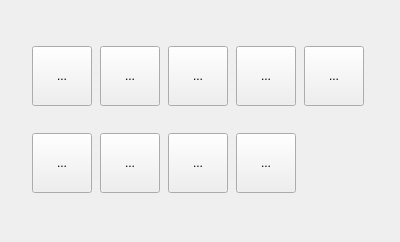
<?xml version="1.0" encoding="UTF-8"?>
<ui version="4.0">
 <class>Form</class>
 <widget class="QWidget" name="Form">
  <property name="geometry">
   <rect>
    <x>0</x>
    <y>0</y>
    <width>400</width>
    <height>242</height>
   </rect>
  </property>
  <property name="minimumSize">
   <size>
    <width>400</width>
    <height>242</height>
   </size>
  </property>
  <property name="maximumSize">
   <size>
    <width>400</width>
    <height>242</height>
   </size>
  </property>
  <property name="windowTitle">
   <string>Form</string>
  </property>
  <widget class="QWidget" name="gridLayoutWidget">
   <property name="geometry">
    <rect>
     <x>30</x>
     <y>20</y>
     <width>336</width>
     <height>191</height>
    </rect>
   </property>
   <layout class="QGridLayout" name="gridLayout">
    <item row="0" column="0">
     <widget class="QToolButton" name="toolButton_1">
      <property name="minimumSize">
       <size>
        <width>60</width>
        <height>60</height>
       </size>
      </property>
      <property name="maximumSize">
       <size>
        <width>50</width>
        <height>50</height>
       </size>
      </property>
      <property name="text">
       <string>...</string>
      </property>
      <property name="icon">
       <iconset>
        <normaloff>summoner_spell_icon/Barrier.png</normaloff>summoner_spell_icon/Barrier.png</iconset>
      </property>
      <property name="iconSize">
       <size>
        <width>50</width>
        <height>50</height>
       </size>
      </property>
     </widget>
    </item>
    <item row="0" column="2">
     <widget class="QToolButton" name="toolButton_3">
      <property name="minimumSize">
       <size>
        <width>60</width>
        <height>60</height>
       </size>
      </property>
      <property name="maximumSize">
       <size>
        <width>50</width>
        <height>50</height>
       </size>
      </property>
      <property name="text">
       <string>...</string>
      </property>
      <property name="icon">
       <iconset>
        <normaloff>summoner_spell_icon/Exhaust.png</normaloff>summoner_spell_icon/Exhaust.png</iconset>
      </property>
      <property name="iconSize">
       <size>
        <width>50</width>
        <height>50</height>
       </size>
      </property>
     </widget>
    </item>
    <item row="0" column="1">
     <widget class="QToolButton" name="toolButton_2">
      <property name="minimumSize">
       <size>
        <width>60</width>
        <height>60</height>
       </size>
      </property>
      <property name="maximumSize">
       <size>
        <width>50</width>
        <height>50</height>
       </size>
      </property>
      <property name="text">
       <string>...</string>
      </property>
      <property name="icon">
       <iconset>
        <normaloff>summoner_spell_icon/Cleanse.png</normaloff>summoner_spell_icon/Cleanse.png</iconset>
      </property>
      <property name="iconSize">
       <size>
        <width>50</width>
        <height>50</height>
       </size>
      </property>
     </widget>
    </item>
    <item row="0" column="3">
     <widget class="QToolButton" name="toolButton_4">
      <property name="minimumSize">
       <size>
        <width>60</width>
        <height>60</height>
       </size>
      </property>
      <property name="maximumSize">
       <size>
        <width>50</width>
        <height>50</height>
       </size>
      </property>
      <property name="text">
       <string>...</string>
      </property>
      <property name="icon">
       <iconset>
        <normaloff>summoner_spell_icon/Flash.png</normaloff>summoner_spell_icon/Flash.png</iconset>
      </property>
      <property name="iconSize">
       <size>
        <width>50</width>
        <height>50</height>
       </size>
      </property>
     </widget>
    </item>
    <item row="1" column="3">
     <widget class="QToolButton" name="toolButton_9">
      <property name="minimumSize">
       <size>
        <width>60</width>
        <height>60</height>
       </size>
      </property>
      <property name="maximumSize">
       <size>
        <width>50</width>
        <height>50</height>
       </size>
      </property>
      <property name="text">
       <string>...</string>
      </property>
      <property name="icon">
       <iconset>
        <normaloff>summoner_spell_icon/Teleport.png</normaloff>summoner_spell_icon/Teleport.png</iconset>
      </property>
      <property name="iconSize">
       <size>
        <width>50</width>
        <height>50</height>
       </size>
      </property>
     </widget>
    </item>
    <item row="1" column="2">
     <widget class="QToolButton" name="toolButton_8">
      <property name="minimumSize">
       <size>
        <width>60</width>
        <height>60</height>
       </size>
      </property>
      <property name="maximumSize">
       <size>
        <width>50</width>
        <height>50</height>
       </size>
      </property>
      <property name="text">
       <string>...</string>
      </property>
      <property name="icon">
       <iconset>
        <normaloff>summoner_spell_icon/Smite.png</normaloff>summoner_spell_icon/Smite.png</iconset>
      </property>
      <property name="iconSize">
       <size>
        <width>50</width>
        <height>50</height>
       </size>
      </property>
     </widget>
    </item>
    <item row="1" column="0">
     <widget class="QToolButton" name="toolButton_6">
      <property name="minimumSize">
       <size>
        <width>60</width>
        <height>60</height>
       </size>
      </property>
      <property name="maximumSize">
       <size>
        <width>50</width>
        <height>50</height>
       </size>
      </property>
      <property name="text">
       <string>...</string>
      </property>
      <property name="icon">
       <iconset>
        <normaloff>summoner_spell_icon/Heal.png</normaloff>summoner_spell_icon/Heal.png</iconset>
      </property>
      <property name="iconSize">
       <size>
        <width>50</width>
        <height>50</height>
       </size>
      </property>
     </widget>
    </item>
    <item row="1" column="1">
     <widget class="QToolButton" name="toolButton_7">
      <property name="minimumSize">
       <size>
        <width>60</width>
        <height>60</height>
       </size>
      </property>
      <property name="maximumSize">
       <size>
        <width>50</width>
        <height>50</height>
       </size>
      </property>
      <property name="text">
       <string>...</string>
      </property>
      <property name="icon">
       <iconset>
        <normaloff>summoner_spell_icon/Ignite.png</normaloff>summoner_spell_icon/Ignite.png</iconset>
      </property>
      <property name="iconSize">
       <size>
        <width>50</width>
        <height>50</height>
       </size>
      </property>
     </widget>
    </item>
    <item row="0" column="4">
     <widget class="QToolButton" name="toolButton_5">
      <property name="minimumSize">
       <size>
        <width>60</width>
        <height>60</height>
       </size>
      </property>
      <property name="maximumSize">
       <size>
        <width>50</width>
        <height>50</height>
       </size>
      </property>
      <property name="text">
       <string>...</string>
      </property>
      <property name="icon">
       <iconset>
        <normaloff>summoner_spell_icon/Ghost.png</normaloff>summoner_spell_icon/Ghost.png</iconset>
      </property>
      <property name="iconSize">
       <size>
        <width>50</width>
        <height>50</height>
       </size>
      </property>
     </widget>
    </item>
   </layout>
  </widget>
 </widget>
 <resources/>
 <connections/>
</ui>
